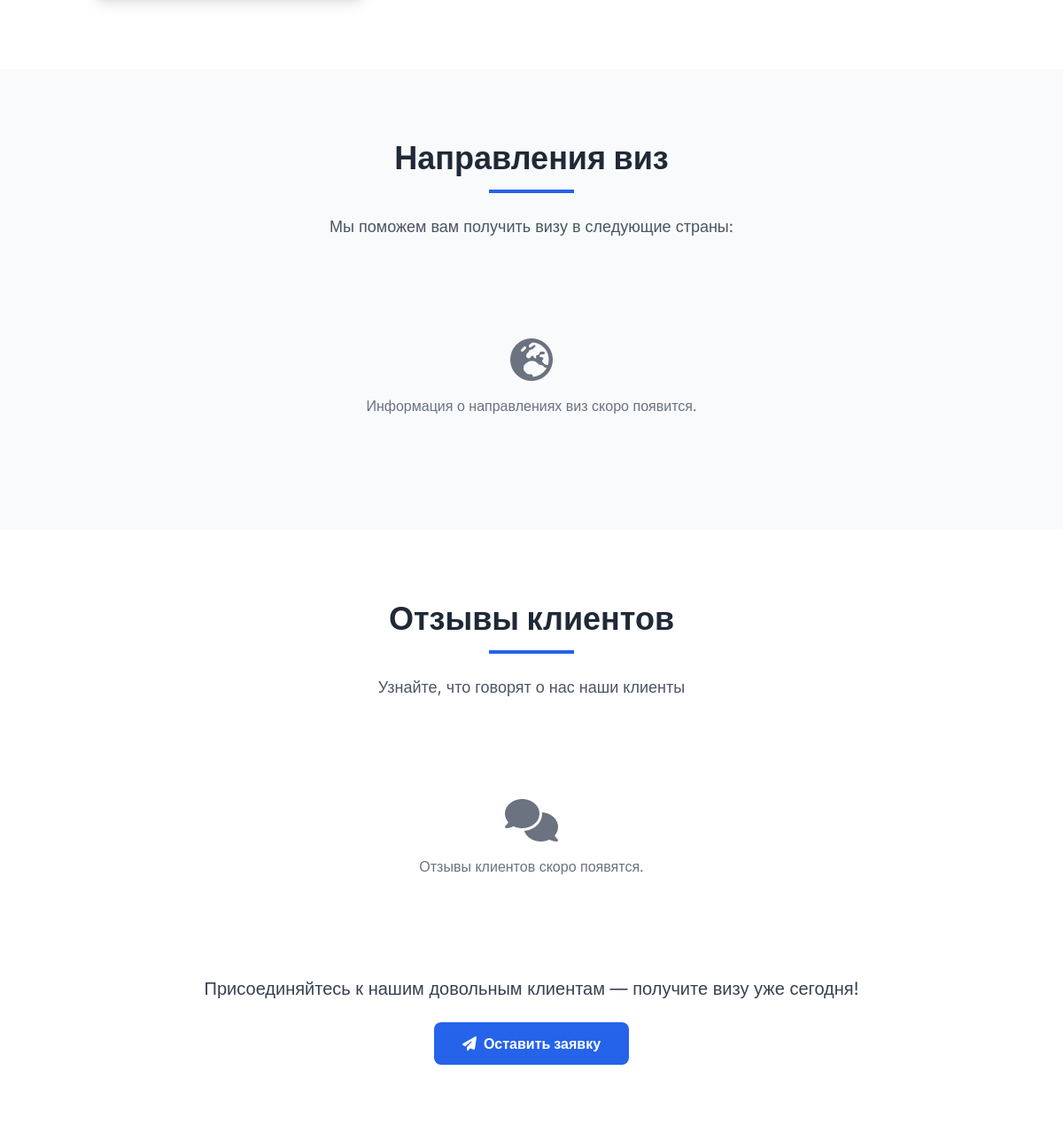
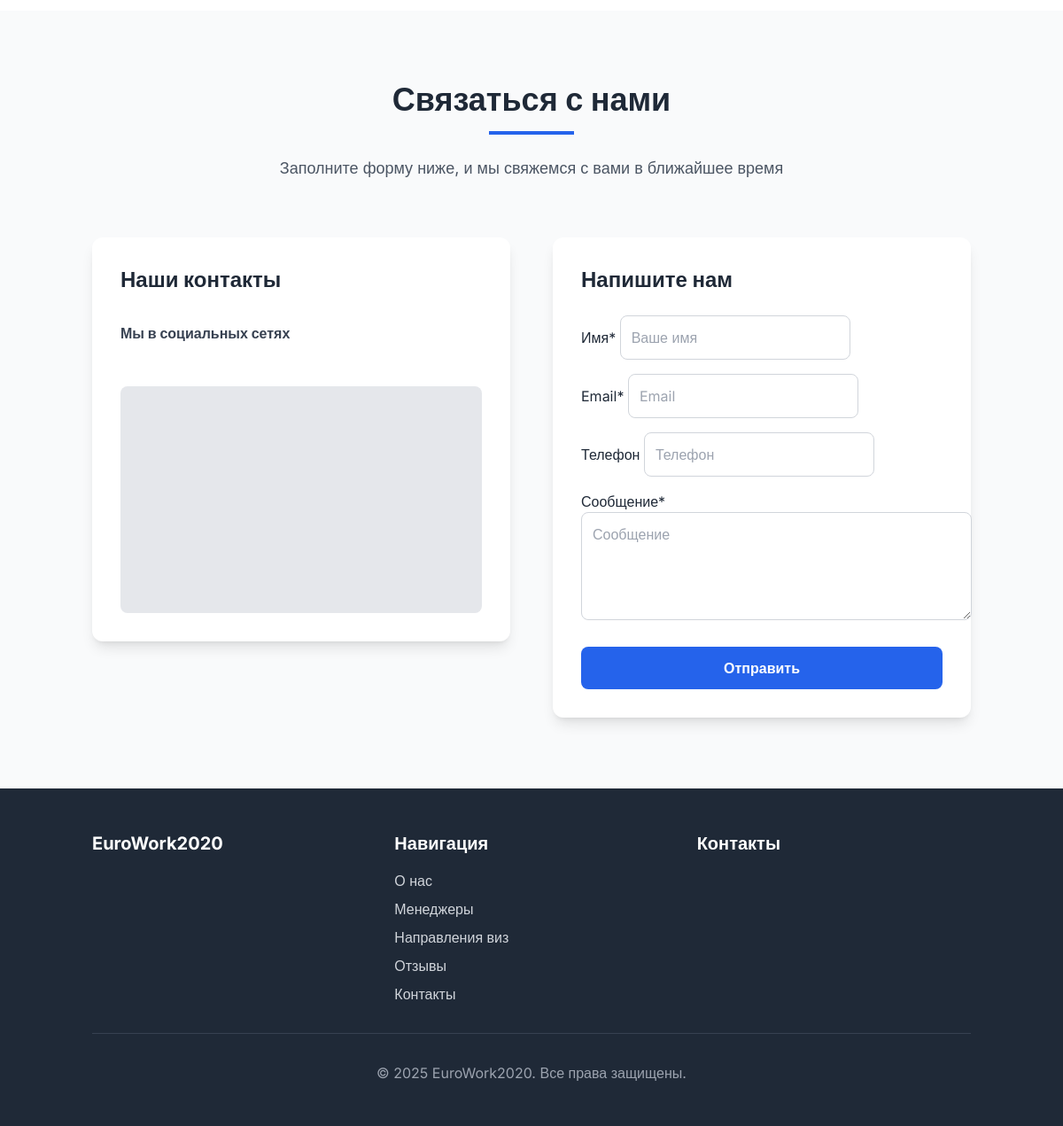
The app's page / (lower part), older data (2 pictures, top to bottom).
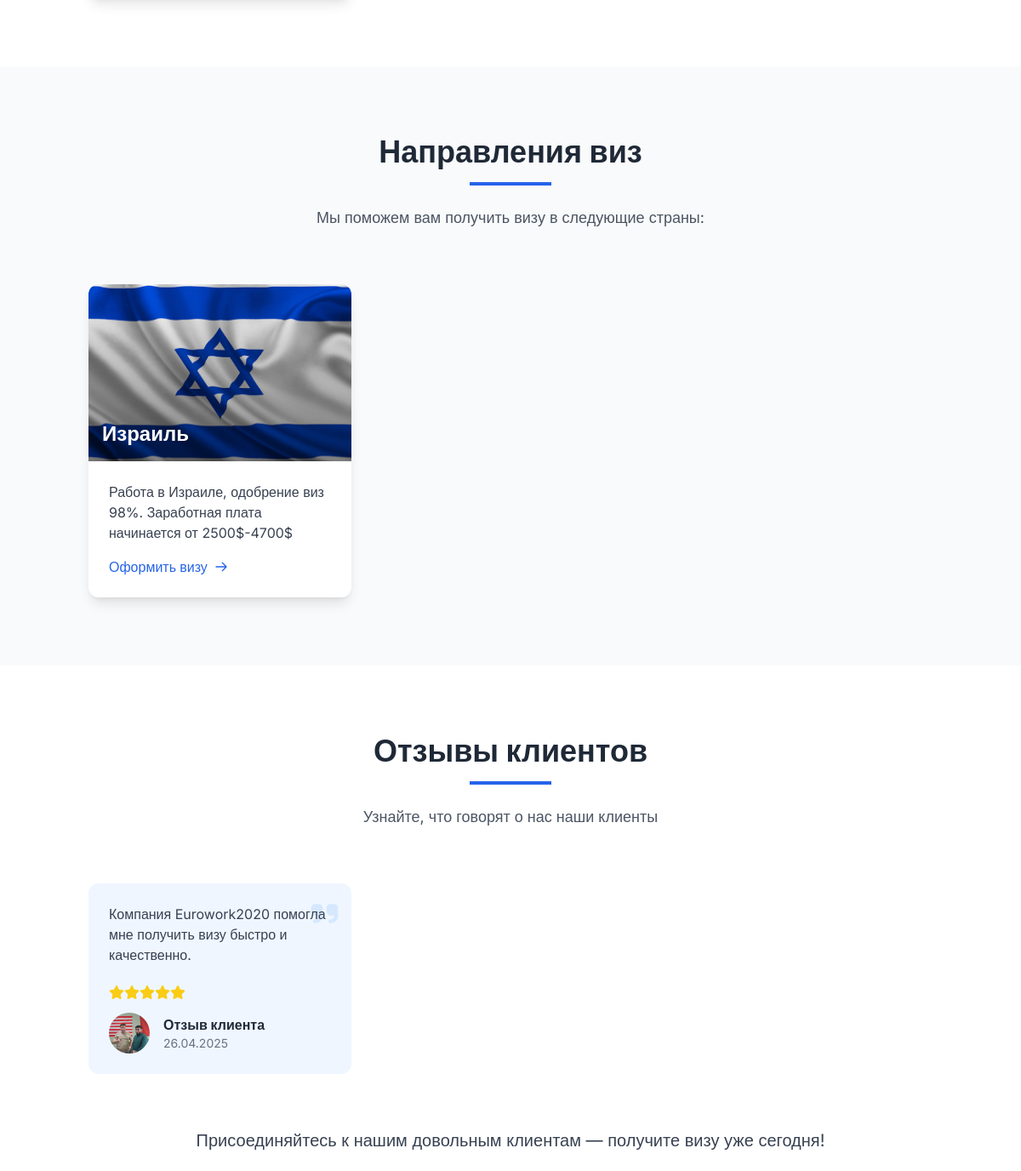
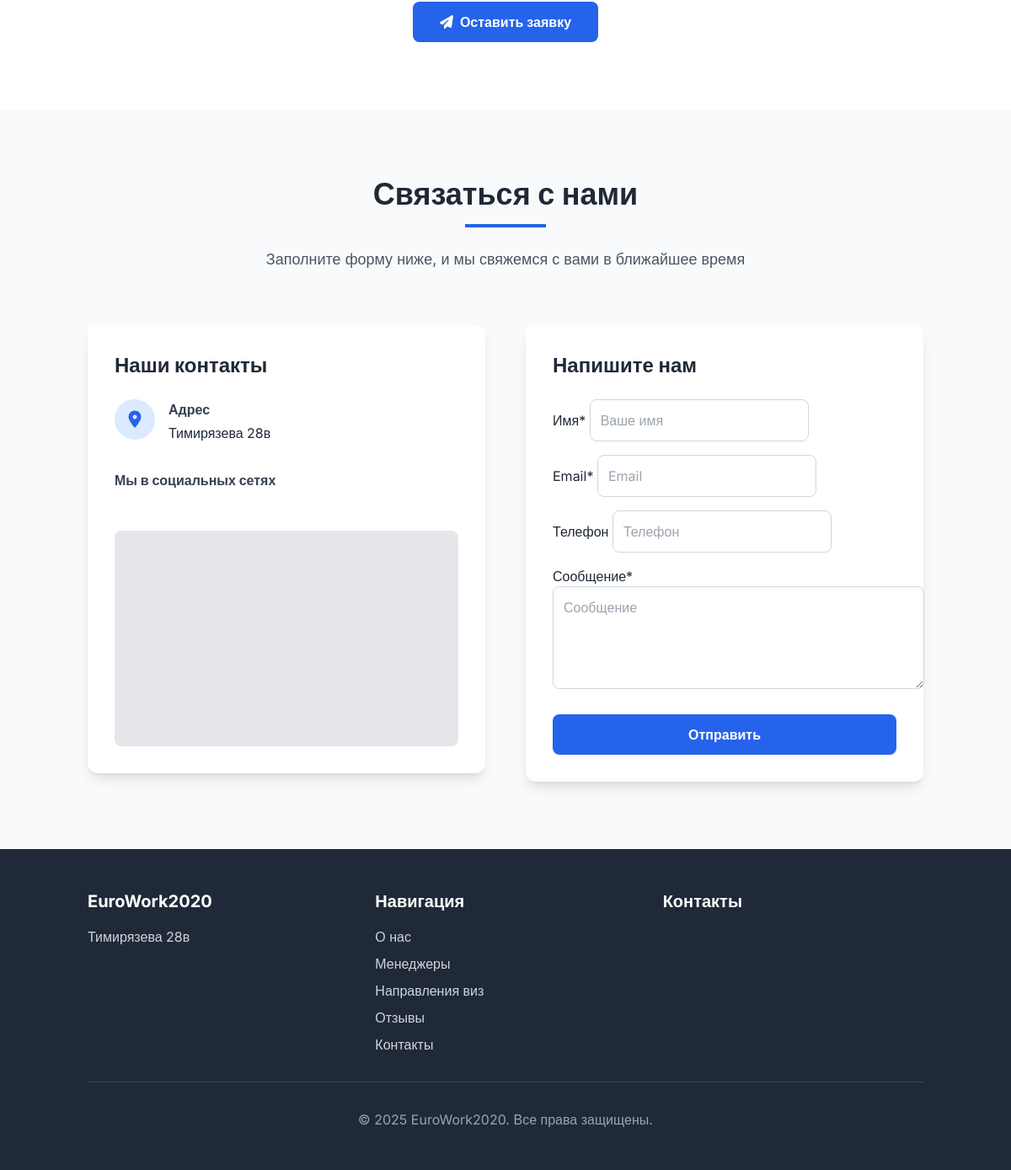
The same page, newer data (2 pictures, top to bottom).
### landing/models.py (models this page shows, shortened)
class SiteConfiguration(models.Model):
    site_name = models.CharField(_("Название сайта"), max_length=100, default="EuroWork2020")
    site_slogan = models.CharField(_("Слоган"), max_length=200, blank=True)
    about_text = models.TextField(_("О нас"), blank=True)
    address = models.TextField(_("Адрес"), blank=True)
    email = models.EmailField(_("Email"), blank=True)
    phone = models.CharField(_("Телефон"), max_length=100, blank=True)
    whatsapp = models.CharField(_("WhatsApp"), max_length=100, blank=True)
    telegram = models.CharField(_("Telegram"), max_length=100, blank=True)
    instagram = models.CharField(_("Instagram"), max_length=100, blank=True)
    class Meta:
        verbose_name = _("Конфигурация сайта")
        verbose_name_plural = _("Конфигурация сайта")

class VisaDirection(models.Model):
    country_name = models.CharField(_("Название страны"), max_length=100)
    flag = models.ImageField(_("Флаг"), upload_to="flags/", blank=True)
    description = models.TextField(_("Описание"))
    order = models.PositiveIntegerField(_("Порядок"), default=0)
    class Meta:
        verbose_name = _("Направление визы")
        verbose_name_plural = _("Направления виз")
        ordering = ["order", "country_name"]

class Testimonial(models.Model):
    client_name = models.CharField(_("Имя клиента"), max_length=100)
    client_photo = models.ImageField(_("Фотография клиента"), upload_to="testimonials/", blank=True)
    text = models.TextField(_("Текст отзыва"))
    rating = models.PositiveSmallIntegerField(_("Оценка"), choices=[(i, i) for i in range(1, 6)], default=5)
    date_added = models.DateField(_("Дата добавления"), auto_now_add=True)
    is_active = models.BooleanField(_("Активен"), default=True)
    order = models.PositiveIntegerField(_("Порядок"), default=0)
    class Meta:
        verbose_name = _("Отзыв")
        verbose_name_plural = _("Отзывы")
        ordering = ["order", "-date_added"]

### landing/views.py (the view, shortened to what this page needs)
# urls.py: path('', views.HomeView.as_view(), name='home'),
class HomeView(FormView):
    template_name = 'landing/index.html'
    form_class = ContactForm
    success_url = reverse_lazy('landing:home')
    def get_context_data(self, **kwargs):
        context = super().get_context_data(**kwargs)
        config, created = SiteConfiguration.objects.get_or_create()
        context.update({
            'site_config': config,
            'managers': Manager.objects.all(),
            'visa_directions': VisaDirection.objects.all(),
            'testimonials': Testimonial.objects.filter(is_active=True),
        })
        return context

### landing/templates/landing/index.html (shortened to what this page needs)
{% extends 'landing/base.html' %}
{% load i18n %}
{% load static %}
{% load crispy_forms_tags %}
{% block content %}
    {% include 'landing/components/managers.html' %}
    {% include 'landing/components/visa_directions.html' %}
    {% include 'landing/components/testimonials.html' %}
    {% include 'landing/components/contact.html' %}
{% endblock %}

### landing/templates/landing/base.html (shortened to what this page needs)
{% load static %}
{% load i18n %}
<!DOCTYPE html>
<html lang="{{ LANGUAGE_CODE }}" class="scroll-smooth">
<head>
    <script src="https://cdn.tailwindcss.com"></script>
    <link rel="stylesheet" href="https://cdnjs.cloudflare.com/ajax/libs/font-awesome/6.4.0/css/all.min.css">
</head>
<body class="bg-gray-50 text-gray-800">
    {% get_available_languages as LANGUAGES %}
    <main class="mt-16">
        {% block content %}{% endblock %}
    </main>
    <footer class="bg-gray-800 text-white py-12">
        <div class="container mx-auto px-4">
            <div class="grid grid-cols-1 md:grid-cols-3 gap-8">
                <div>
                    <h3 class="text-xl font-bold mb-4">{{ site_config.site_name }}</h3>
                    <p class="text-gray-300">{{ site_config.address }}</p>
                </div>
                <div>
                    <h3 class="text-xl font-bold mb-4">{% trans "Навигация" %}</h3>
                    <ul class="space-y-2">
                        <li><a href="#about" class="text-gray-300 hover:text-white transition-colors">{% trans "О нас" %}</a></li>
                        <li><a href="#managers" class="text-gray-300 hover:text-white transition-colors">{% trans "Менеджеры" %}</a></li>
                        <li><a href="#visa-directions" class="text-gray-300 hover:text-white transition-colors">{% trans "Направления виз" %}</a></li>
                        <li><a href="#testimonials" class="text-gray-300 hover:text-white transition-colors">{% trans "Отзывы" %}</a></li>
                        <li><a href="#contact" class="text-gray-300 hover:text-white transition-colors">{% trans "Контакты" %}</a></li>
                    </ul>
                </div>
                <div>
                    <h3 class="text-xl font-bold mb-4">{% trans "Контакты" %}</h3>
                </div>
            </div>
            <div class="border-t border-gray-700 mt-8 pt-8 text-center text-gray-400">
                <p>&copy; {% now "Y" %} {{ site_config.site_name }}. {% trans "Все права защищены." %}</p>
            </div>
        </div>
    </footer>
</body>
</html>

### landing/templates/landing/components/hero.html (shortened to what this page needs)
{% load i18n %}
{% load static %}

### landing/templates/landing/components/about.html (shortened to what this page needs)
{% load i18n %}
{% load static %}

### landing/templates/landing/components/managers.html (shortened to what this page needs)
{% load i18n %}
{% load static %}
<section id="managers" class="py-20 bg-white">
</section>

### landing/templates/landing/components/visa_directions.html
{% load i18n %}
{% load static %}
<section id="visa-directions" class="py-20 bg-gray-50">
    <div class="container mx-auto px-4">
        <div class="text-center mb-16">
            <h2 class="text-3xl md:text-4xl font-bold mb-4 text-gray-800">{% trans "Направления виз" %}</h2>
            <div class="w-24 h-1 bg-blue-600 mx-auto mb-6"></div>
            <p class="text-gray-600 max-w-3xl mx-auto text-lg">
                {% trans "Мы поможем вам получить визу в следующие страны:" %}
            </p>
        </div>
        <div class="grid grid-cols-1 sm:grid-cols-2 lg:grid-cols-3 gap-8">
            {% for direction in visa_directions %}
            <div class="bg-white rounded-xl overflow-hidden shadow-lg hover:shadow-xl transition-all hover:transform hover:scale-102 fade-in">
                <div class="relative h-52 bg-blue-50">
                    {% if direction.flag %}
                    <img src="{{ direction.flag.url }}" alt="{{ direction.country_name }}" class="absolute inset-0 w-full h-full object-cover">
                    {% else %}
                    <div class="w-full h-full flex items-center justify-center bg-blue-100">
                        <i class="fas fa-flag text-4xl text-blue-300"></i>
                    </div>
                    {% endif %}
                    <div class="absolute inset-0 bg-gradient-to-b from-transparent to-black/50"></div>
                    <div class="absolute bottom-0 left-0 right-0 p-4">
                        <h3 class="text-2xl font-bold text-white">{{ direction.country_name }}</h3>
                    </div>
                </div>
                <div class="p-6">
                    <div class="prose text-gray-700">
                        {{ direction.description|linebreaks }}
                    </div>
                    <a href="#contact" class="inline-flex items-center mt-4 text-blue-600 hover:text-blue-800 font-medium">
                        {% trans "Оформить визу" %}
                        <svg class="w-4 h-4 ml-2" fill="none" stroke="currentColor" viewBox="0 0 24 24" xmlns="http://www.w3.org/2000/svg">
                            <path stroke-linecap="round" stroke-linejoin="round" stroke-width="2" d="M14 5l7 7m0 0l-7 7m7-7H3"></path>
                        </svg>
                    </a>
                </div>
            </div>
            {% empty %}
            <div class="col-span-full text-center py-12 text-gray-500">
                <i class="fas fa-globe-europe text-5xl mb-4"></i>
                <p>{% trans "Информация о направлениях виз скоро появится." %}</p>
            </div>
            {% endfor %}
        </div>
    </div>
</section>

### landing/templates/landing/components/testimonials.html (shortened to what this page needs)
{% load i18n %}
{% load static %}
<section id="testimonials" class="py-20 bg-white">
    <div class="container mx-auto px-4">
        <div class="text-center mb-16">
            <h2 class="text-3xl md:text-4xl font-bold mb-4 text-gray-800">{% trans "Отзывы клиентов" %}</h2>
            <div class="w-24 h-1 bg-blue-600 mx-auto mb-6"></div>
            <p class="text-gray-600 max-w-3xl mx-auto text-lg">
                {% trans "Узнайте, что говорят о нас наши клиенты" %}
            </p>
        </div>
        {% if testimonials %}
        <div class="grid grid-cols-1 md:grid-cols-2 lg:grid-cols-3 gap-8">
            {% for testimonial in testimonials %}
            <div class="bg-blue-50 rounded-xl p-6 relative fade-in">
                <div class="absolute top-4 right-4 text-blue-200 opacity-50">
                    <i class="fas fa-quote-right text-4xl"></i>
                </div>
                <div class="mb-6 relative z-10">
                    <div class="text-gray-700">
                        {{ testimonial.text|linebreaks }}
                    </div>
                </div>
                <div class="flex text-yellow-400 mb-4">
                    {% for i in "12345"|make_list %}
                    <i class="fas fa-star {% if forloop.counter > testimonial.rating %}text-gray-300{% endif %}"></i>
                    {% endfor %}
                </div>
                <div class="flex items-center">
                    <div class="w-12 h-12 rounded-full overflow-hidden mr-4">
                        {% if testimonial.client_photo %}
                        <img src="{{ testimonial.client_photo.url }}" alt="{{ testimonial.client_name }}" class="w-full h-full object-cover">
                        {% else %}
                        <div class="w-full h-full bg-blue-200 flex items-center justify-center">
                            <i class="fas fa-user text-blue-400"></i>
                        </div>
                        {% endif %}
                    </div>
                    <div>
                        <div class="font-bold text-gray-800">{{ testimonial.client_name }}</div>
                        <div class="text-sm text-gray-500">{{ testimonial.date_added|date:"d.m.Y" }}</div>
                    </div>
                </div>
            </div>
            {% endfor %}
        </div>
        {% else %}
        <div class="text-center py-12 text-gray-500">
            <i class="fas fa-comments text-5xl mb-4"></i>
            <p>{% trans "Отзывы клиентов скоро появятся." %}</p>
        </div>
        {% endif %}
        <div class="mt-16 text-center">
            <p class="text-xl text-gray-700 mb-6">{% trans "Присоединяйтесь к нашим довольным клиентам — получите визу уже сегодня!" %}</p>
            <a href="#contact" class="bg-blue-600 hover:bg-blue-700 text-white px-8 py-3 rounded-lg font-semibold transition-colors inline-flex items-center">
                <i class="fas fa-paper-plane mr-2"></i>
                {% trans "Оставить заявку" %}
            </a>
        </div>
    </div>
</section>

### landing/templates/landing/components/contact.html (shortened to what this page needs)
{% load i18n %}
{% load static %}
{% load crispy_forms_tags %}
<section id="contact" class="py-20 bg-gray-50">
    <div class="container mx-auto px-4">
        <div class="text-center mb-16">
            <h2 class="text-3xl md:text-4xl font-bold mb-4 text-gray-800">{% trans "Связаться с нами" %}</h2>
            <div class="w-24 h-1 bg-blue-600 mx-auto mb-6"></div>
            <p class="text-gray-600 max-w-3xl mx-auto text-lg">
                {% trans "Заполните форму ниже, и мы свяжемся с вами в ближайшее время" %}
            </p>
        </div>
        <div class="grid grid-cols-1 md:grid-cols-2 gap-12 items-start">
            <div class="fade-in">
                <div class="bg-white shadow-lg rounded-xl p-8">
                    <h3 class="text-2xl font-bold mb-6 text-gray-800">{% trans "Наши контакты" %}</h3>
                    <div class="space-y-6">
                        {% if site_config.address %}
                        <div class="flex items-start">
                            <div class="bg-blue-100 text-blue-600 w-12 h-12 rounded-full flex items-center justify-center mr-4 shrink-0">
                                <i class="fas fa-map-marker-alt text-xl"></i>
                            </div>
                            <div>
                                <p class="font-bold mb-1 text-gray-700">{% trans "Адрес" %}</p>
                                <p class="text-gray-600">{{ site_config.address|linebreaks }}</p>
                            </div>
                        </div>
                        {% endif %}
                    </div>
                    <div class="mt-8">
                        <p class="font-bold mb-4 text-gray-700">{% trans "Мы в социальных сетях" %}</p>
                    </div>
                    <div class="mt-8 rounded-lg overflow-hidden h-64 bg-gray-200">
                        <iframe src="https://www.google.com/maps/embed?pb=!1m18!1m12!1m3!1d2907.471326359132!2d76.9302127!3d43.2296497!2m3!1f0!2f0!3f0!3m2!1i1024!2i768!4f13.1!3m3!1m2!1s0x38836f270a2b0383%3A0x7263c18aafe51bc3!2z0KLQtdGB0YLQvtCy0YHQutCw0Y8gMjhWLCDQmtC-0LvRjNC90YvQuSDQv9C10YDQtdC90LjRjw!5e0!3m2!1sru!2skz!4v1714147905055!5m2!1sru!2skz"
                            width="100%"
                            height="100%"
                            style="border:0;"
                            allowfullscreen=""
                            loading="lazy"
>
                        </iframe>
                    </div>
                </div>
            </div>
            <div class="fade-in">
                <div class="bg-white shadow-lg rounded-xl p-8">
                    <h3 class="text-2xl font-bold mb-6 text-gray-800">{% trans "Напишите нам" %}</h3>
                    <form method="post" action="{% url 'landing:home' %}#contact">
                        {% crispy form %}
                    </form>
                </div>
            </div>
        </div>
    </div>
</section>

### landing/templates/landing/base.html (style rules this page uses)
body { font-family: 'Inter', sans-serif; }
html { scroll-behavior: smooth; }
.fade-in { animation: fadeIn 0.6s ease-in-out; }

Row changes from the older to the newer data that the page shows:
added VisaDirection: flag (picture), country_name "Израиль", description "Работа в Израиле, одобрение виз 98%. Заработная плата начинается от 2500$-4700$"
added Testimonial: text "Компания Eurowork2020 помогла мне получить визу быстро и качественно.", rating 5 (drawn), client_photo (picture), client_name "Отзыв клиента", date_added "26.04.2025"
changed SiteConfiguration "EuroWork2020": address (not shown) → "Тимирязева 28в"
Text that changed along with them:
text no longer shown: "Информация о направлениях виз скоро появится. Отзывы клиентов скоро появятся."
text now shown: "Адрес"
